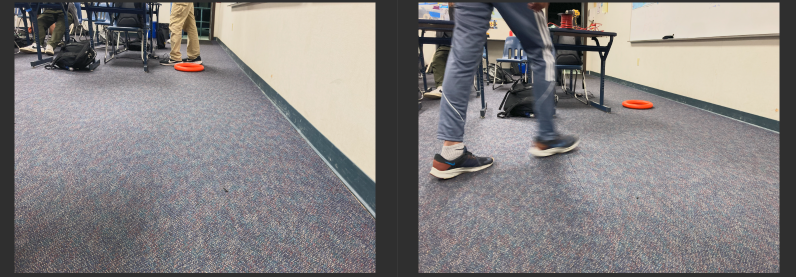
#> input picture notes/2notes.png, 1592 x 553 px, given in place of testImages294.png, which was not available (shown at 1/2 size)
$ python main.py
#> lines starting #> are read from the running program, lines starting #| are printed output that depends on the picture; after the words box and inside, x2 and y2 are one past the last pixel; in counts of white or black regions, pixels touching at a corner belong together; pictures that were not available may be replaced by others from this repository, and a replacement may not be noted
# imports
import cv2
import numpy as np
import math

noteName = 'testImages294'
dot = 'png'

# Load the image
image_og = cv2.imread(f'notes/{noteName}.{dot}')
#> image_og is the input picture: shape (553, 1592, 3); mean B, G, R 130, 130.2, 134
image = cv2.imread(f'notes/{noteName}.{dot}')


# lower image resolution just to make sure it works with lower resolution images
scale_percent = 100
width = int(image.shape[1] * scale_percent / 100)
#> width = 1592
height = int(image.shape[0] * scale_percent / 100)
#> height = 553
dim = (width, height)
#> dim = (1592, 553)
image = cv2.resize(image, dim, interpolation = cv2.INTER_AREA)
image_og = cv2.resize(image_og, dim, interpolation = cv2.INTER_AREA)

# filter by color
# image = cv2.cvtColor(image, cv2.COLOR_BGR2HSV)
lower = np.array([0, 10, 150]) # FIXME: tune for different cameras
upper = np.array([150,100,256])  # FIXME: tune for different cameras
mask = cv2.inRange(image, lower, upper)
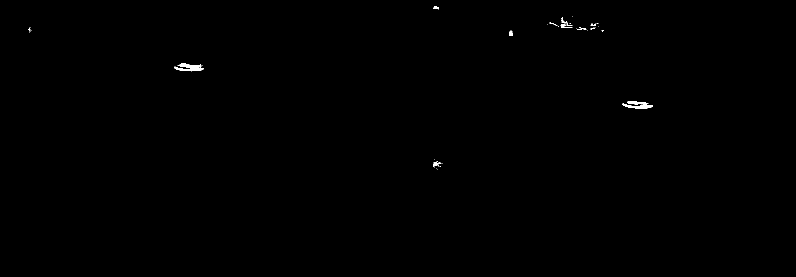
#> mask: shape (553, 1592) (shown at 1/2 size); 0.17% white; 42 white regions (31 under 20 px), largest, box (x1, y1, x2, y2) and area: (1245, 207, 1306, 217) 290, (349, 133, 408, 143) 272, (355, 126, 403, 135) 232
result = cv2.bitwise_and(image, image, mask=mask)
cv2.imwrite(f'{noteName}_filtered.jpeg', result)


# draw contour based on ellipse shape thing
result = cv2.cvtColor(result, cv2.COLOR_BGR2GRAY)
#> result: shape (553, 1592)
_, binary = cv2.threshold(result, 127, 255, cv2.THRESH_BINARY_INV)
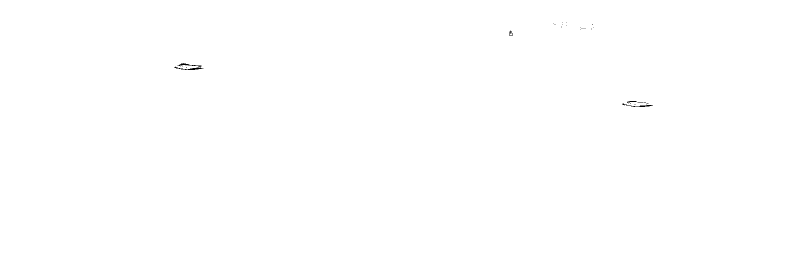
#> binary: shape (553, 1592) (shown at 1/2 size); 99.9% white; black in thin lines or dots, all inside (x1, y1, x2, y2) = (349, 45, 1305, 214)
contours, _ = cv2.findContours(binary, cv2.RETR_LIST, cv2.CHAIN_APPROX_SIMPLE)
#> contours = 41 contours, 33 with area under 20; largest, box (x1, y1, x2, y2) and area: (0, 0, 1592, 553) 878232, (348, 132, 408, 141) 186, (354, 125, 404, 135) 152, (1256, 209, 1306, 215) 142, (1253, 201, 1275, 207) 60, (1018, 60, 1026, 73) 54, (1244, 206, 1258, 212) 34, (1274, 203, 1288, 206) 24
for contour in contours:
    area = cv2.contourArea(contour)

    if area > 40:
#> (the run stopped early here; a loop or call above may not have finished)

$ run again, on notes/note5.jpeg
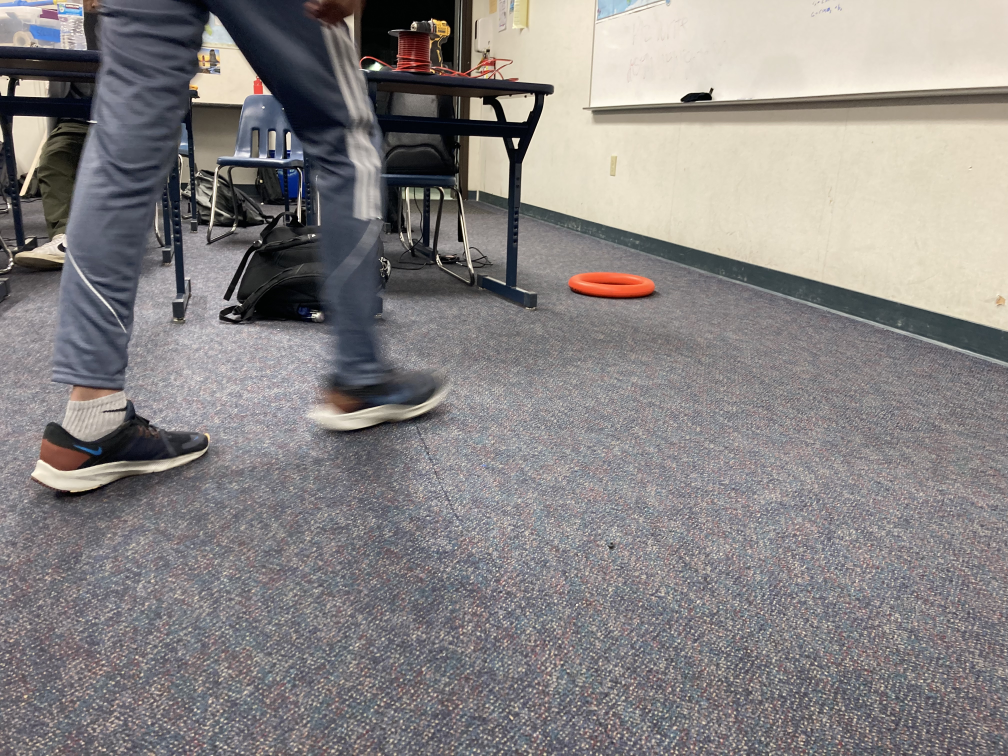
#> input picture notes/note5.jpeg, 4032 x 3024 px, given in place of testImages294.png, which was not available (shown at 1/4 size)
#> image_og is the input picture: shape (3024, 4032, 3); mean B, G, R 131.5, 132, 136
#> `mask = cv2.inRange(image, lower, upper)`:
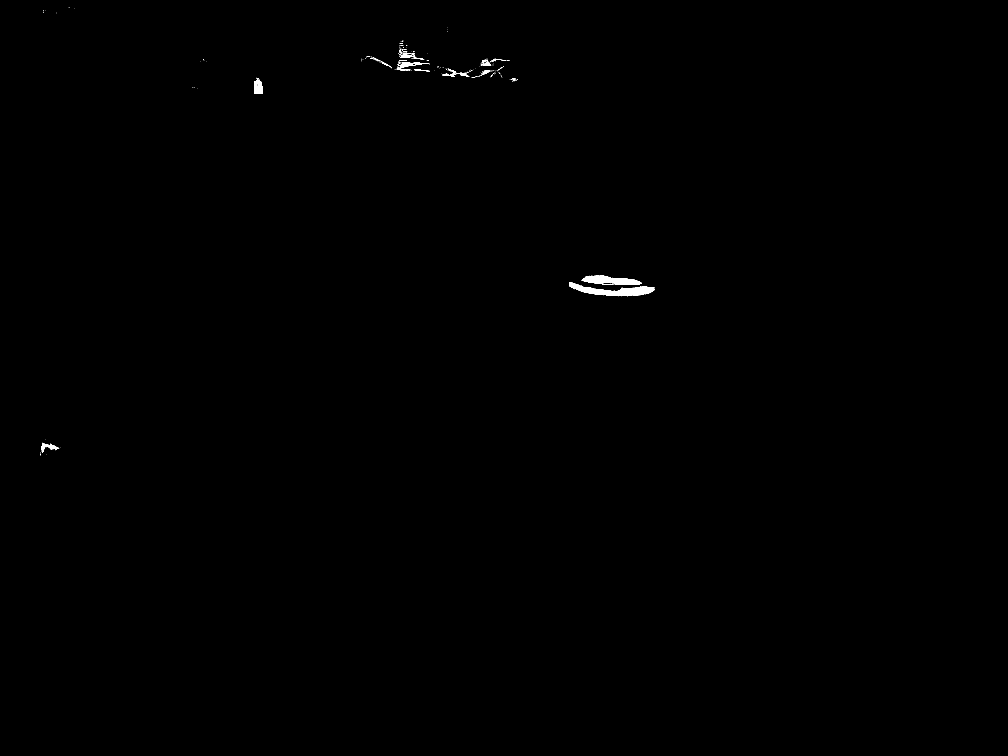
#> mask: shape (3024, 4032) (shown at 1/4 size); 0.16% white; 255 white regions (226 under 20 px), largest, box (x1, y1, x2, y2) and area: (2276, 1129, 2617, 1185) 7925, (2325, 1101, 2568, 1140) 5354, (1016, 311, 1051, 376) 1628
#> binary: shape (3024, 4032); 99.9% white; 167 black regions (161 under 20 px)
#> contours = 255 contours, 246 with area under 20; largest, box (x1, y1, x2, y2) and area: (0, 0, 4032, 3024) 12185713, (2275, 1128, 2618, 1173) 4326, (2324, 1100, 2569, 1138) 2416, (1016, 317, 1043, 375) 721, (1015, 351, 1019, 372) 40
